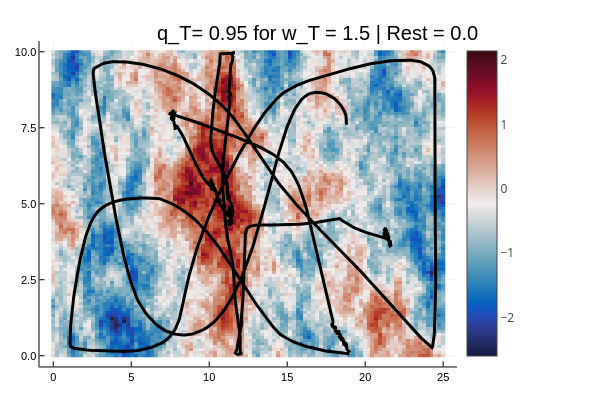

This figure's notebook cell:
### Code cell
plot()
heatmap(env_data.X, env_data.Y, env_data.W', cmap = :balance; plottype=:wx)
for i=1:length(x0s)
    x = [r[i][1] for r in res_ergo.xs]
    y = [r[i][2] for r in res_ergo.xs]
    plot!(x,y, linewidth=3, color=:black, label = "")
end
plot!()

title!("q_T= 0.95 for w_T = 1.5 | Rest = 0.0")

### Figure 1 — Plotly figure (JSON) as saved in the notebook; plotly's stock layout.template omitted (floating-point values rounded to 4 significant figures; data arrays with more than 128 entries replaced by an {"elided": "..."} marker saying what was removed)
{"data": [{"colorbar": {"len": 0.9039, "title": "", "x": 0.7615, "y": 0.4896}, "colorscale": {"elided": "256x2 mixed values"}, "name": "y1", "plottype": "wx", "showlegend": false, "showscale": true, "type": "heatmap", "x": [-0.1263, 0.1263, 0.3788, 0.6313, 0.8838, 1.136, 1.389, 1.641, 1.894, 2.146, 2.399, 2.652, 2.904, 3.157, 3.409, 3.662, 3.914, 4.167, 4.419, 4.672, 4.924, 5.177, 5.429, 5.682, 5.934, 6.187, 6.439, 6.692, 6.944, 7.197, 7.449, 7.702, 7.955, 8.207, 8.46, 8.712, 8.965, 9.217, 9.47, 9.722, 9.975, 10.23, 10.48, 10.73, 10.98, 11.24, 11.49, 11.74, 11.99, 12.25, 12.5, 12.75, 13.01, 13.26, 13.51, 13.76, 14.02, 14.27, 14.52, 14.77, 15.03, 15.28, 15.53, 15.78, 16.04, 16.29, 16.54, 16.79, 17.05, 17.3, 17.55, 17.8, 18.06, 18.31, 18.56, 18.81, 19.07, 19.32, 19.57, 19.82, 20.08, 20.33, 20.58, 20.83, 21.09, 21.34, 21.59, 21.84, 22.1, 22.35, 22.6, 22.85, 23.11, 23.36, 23.61, 23.86, 24.12, 24.37, 24.62, 24.87, 25.13], "xaxis": "x", "y": [-0.05051, 0.05051, 0.1515, 0.2525, 0.3535, 0.4545, 0.5556, 0.6566, 0.7576, 0.8586, 0.9596, 1.061, 1.162, 1.263, 1.364, 1.465, 1.566, 1.667, 1.768, 1.869, 1.97, 2.071, 2.172, 2.273, 2.374, 2.475, 2.576, 2.677, 2.778, 2.879, 2.98, 3.081, 3.182, 3.283, 3.384, 3.485, 3.586, 3.687, 3.788, 3.889, 3.99, 4.091, 4.192, 4.293, 4.394, 4.495, 4.596, 4.697, 4.798, 4.899, 5, 5.101, 5.202, 5.303, 5.404, 5.505, 5.606, 5.707, 5.808, 5.909, 6.01, 6.111, 6.212, 6.313, 6.414, 6.515, 6.616, 6.717, 6.818, 6.919, 7.02, 7.121, 7.222, 7.323, 7.424, 7.525, 7.626, 7.727, 7.828, 7.929, 8.03, 8.131, 8.232, 8.333, 8.434, 8.535, 8.636, 8.737, 8.838, 8.939, 9.04, 9.141, 9.242, 9.343, 9.444, 9.545, 9.646, 9.747, 9.848, 9.949, 10.05], "yaxis": "y", "z": {"elided": "100x100 float values"}, "zmax": 2.14, "zmin": -2.602}, {"colorbar": {"len": 0.9039, "title": "", "x": 0.7615, "y": 0.4896}, "legendgroup": "", "line": {"color": "rgba(0, 0, 0, 1.000)", "dash": "solid", "shape": "linear", "width": 3}, "mode": "lines", "name": "", "showlegend": false, "type": "scatter", "x": {"elided": "1321 float values"}, "xaxis": "x", "y": {"elided": "1321 float values"}, "yaxis": "y", "zmax": 2.14, "zmin": -2.602}], "layout": {"annotations": [{"font": {"color": "rgba(0, 0, 0, 1.000)", "family": "sans-serif", "size": 20}, "rotation": 0, "showarrow": false, "text": "q_T= 0.95 for w_T = 1.5 | Rest = 0.0", "x": 0.5296, "xanchor": "center", "xref": "paper", "y": 1, "yanchor": "top", "yref": "paper"}], "height": 400, "legend": {"bgcolor": "rgba(255, 255, 255, 1.000)", "bordercolor": "rgba(0, 0, 0, 1.000)", "borderwidth": 1, "font": {"color": "rgba(0, 0, 0, 1.000)", "family": "sans-serif", "size": 11}, "title": {"font": {"color": "rgba(0, 0, 0, 1.000)", "family": "sans-serif", "size": 15}, "text": ""}, "tracegroupgap": 0, "traceorder": "normal", "x": 1, "xanchor": "auto", "y": 1, "yanchor": "auto"}, "margin": {"b": 20, "l": 0, "r": 0, "t": 20}, "paper_bgcolor": "rgba(255, 255, 255, 1.000)", "plot_bgcolor": "rgba(255, 255, 255, 1.000)", "showlegend": true, "width": 600, "xaxis": {"anchor": "y", "domain": [0.06582, 0.7615], "gridcolor": "rgba(0, 0, 0, 0.100)", "gridwidth": 0.5, "linecolor": "rgba(0, 0, 0, 1.000)", "mirror": false, "range": [-0.8838, 25.88], "showgrid": true, "showline": true, "showticklabels": true, "tickangle": 0, "tickcolor": "rgb(0, 0, 0)", "tickfont": {"color": "rgba(0, 0, 0, 1.000)", "family": "sans-serif", "size": 11}, "tickmode": "array", "ticks": "inside", "ticktext": ["0", "5", "10", "15", "20", "25"], "tickvals": [0, 5, 10, 15, 20, 25], "title": "", "titlefont": {"color": "rgba(0, 0, 0, 1.000)", "family": "sans-serif", "size": 15}, "type": "-", "visible": true, "zeroline": false, "zerolinecolor": "rgba(0, 0, 0, 1.000)"}, "yaxis": {"anchor": "x", "domain": [0.03762, 0.9415], "gridcolor": "rgba(0, 0, 0, 0.100)", "gridwidth": 0.5, "linecolor": "rgba(0, 0, 0, 1.000)", "mirror": false, "range": [-0.3535, 10.35], "showgrid": true, "showline": true, "showticklabels": true, "tickangle": 0, "tickcolor": "rgb(0, 0, 0)", "tickfont": {"color": "rgba(0, 0, 0, 1.000)", "family": "sans-serif", "size": 11}, "tickmode": "array", "ticks": "inside", "ticktext": ["0.0", "2.5", "5.0", "7.5", "10.0"], "tickvals": [0, 2.5, 5, 7.5, 10], "title": "", "titlefont": {"color": "rgba(0, 0, 0, 1.000)", "family": "sans-serif", "size": 15}, "type": "-", "visible": true, "zeroline": false, "zerolinecolor": "rgba(0, 0, 0, 1.000)"}}}
